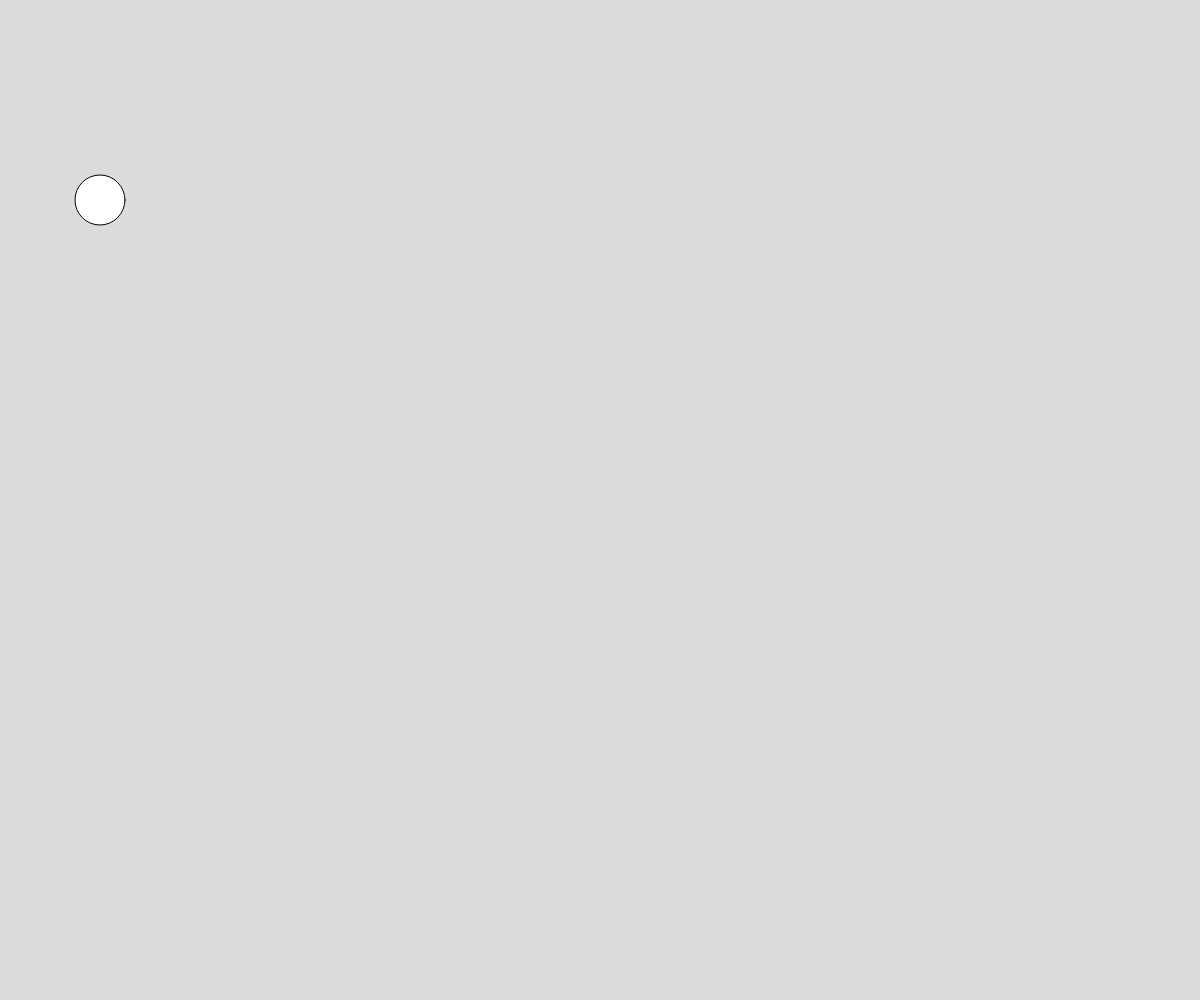
Frame 1 (no input)
Frame 60 (no input): identical to frame 1, image omitted
Frame 120 (the mouse pressed at the canvas centre since frame 60): identical to frame 1, image omitted

The p5.js sketch that drew this single still picture (run headless with seeded random() and noise() and a simulated clock; from frame 60 on, the mouse is pressed at the canvas centre):

// p5.js sketch
// ── sketch.js
// Project Title
// Your Name
// Date
//
// Extra for Experts:
// - describe what you did to take this project "above and beyond"


function setup() {
  createCanvas(windowWidth, windowHeight);
}

function draw() {
  background(220);
  ellipse(100, 200, 50, [50])
}
